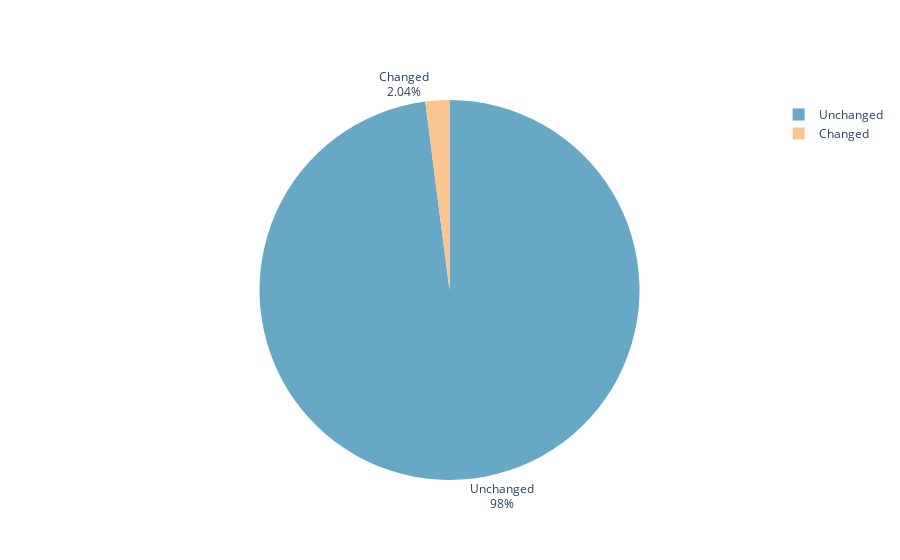

The notebook cell this image was saved under:
### Code cell
fig = vh.create_pie_chart(df.to_frame().sort_index(),["count"])
fig.show()

### Figure 1 — Plotly figure (JSON) as saved in the notebook; plotly's stock layout.template omitted (floating-point values rounded to 4 significant figures)
{"data": [{"automargin": true, "hoverinfo": "value", "labels": ["Changed", "Unchanged"], "marker": {"colors": ["#FAC58F", "#66A8C6"]}, "textinfo": "label+percent", "textposition": "outside", "type": "pie", "values": [1, 48]}], "layout": {}}
